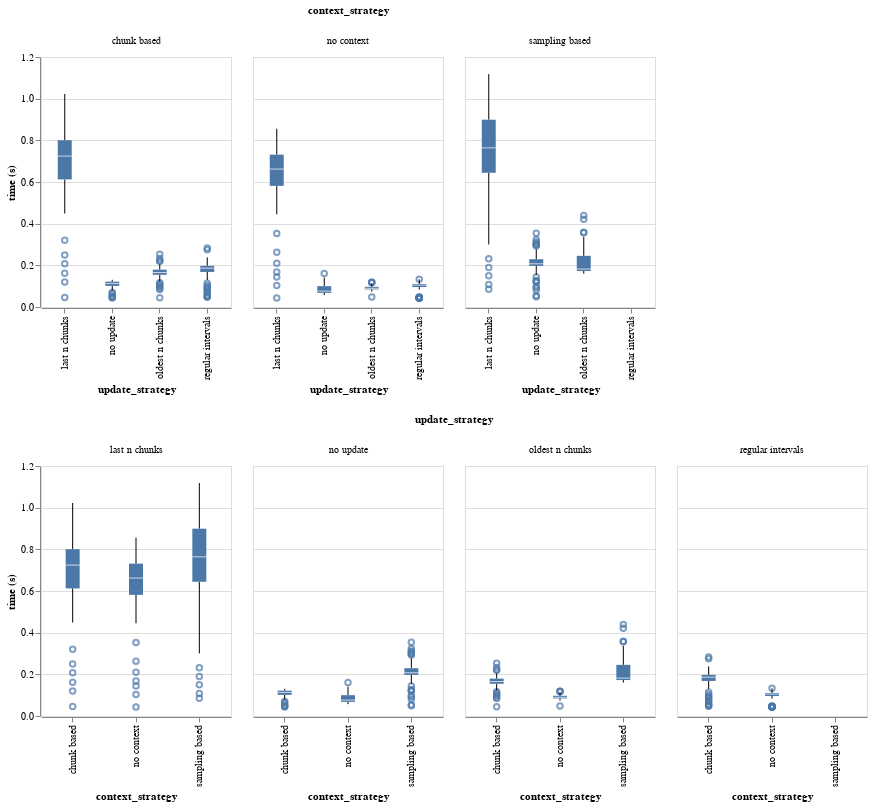

The code cell stored with this chart in its notebook:
### Markdown cell above
### Time per test case in boxplots

### Code cell
import altair as alt

charts = []

# load all data from the out directory into one dataframe and add a column that indicates the context
# and update strategies used in this particular use case
available_test_cases = os.listdir(f"{path}/times")
available_test_cases

all_doi_values_df = pd.DataFrame()

# build one big dataframe containing all doi scores and label each based on the strategies that were
# used to generate them
for c_strat in context_strategies:
  for u_strat in update_strategies:
    # check if that test case exists
    test_case = f"{c_strat[0]}-{u_strat[0]}.csv"
    if test_case not in available_test_cases:
      continue

    df = pd.read_csv(f"{path}/times/{test_case}")
    df["context_strategy"] = c_strat[0]
    df["update_strategy"] = u_strat[0]
    all_doi_values_df = all_doi_values_df.append(df)
    all_doi_values_df.reset_index(inplace=True, drop=True)

chart1 = alt.Chart(all_doi_values_df).mark_boxplot().encode(
  x="update_strategy:N",
  y={"field": "total_time", "type": "quantitative", "scale": {"type": "linear"}, "title": "time (s)"},
  column="context_strategy:N",
).properties(
  width=190,
  height=250
)

chart2 = alt.Chart(all_doi_values_df).mark_boxplot().encode(
  x="context_strategy:N",
  y={"field": "total_time", "type": "quantitative", "scale": {"type": "linear"}, "title": "time (s)"},
  column="update_strategy:N",
).properties(
  width=190,
  height=250
)

alt.vconcat(chart1, chart2)

### Figure 1 — Vega-Lite specification as saved in the notebook (floating-point values rounded to 4 significant figures; data arrays with more than 128 entries replaced by an {"elided": "..."} marker saying what was removed)
{"config": {"view": {"continuousWidth": 400, "continuousHeight": 300}}, "vconcat": [{"mark": "boxplot", "encoding": {"column": {"field": "context_strategy", "type": "nominal"}, "x": {"field": "update_strategy", "type": "nominal"}, "y": {"field": "total_time", "scale": {"type": "linear"}, "title": "time (s)", "type": "quantitative"}}, "height": 250, "width": 190}, {"mark": "boxplot", "encoding": {"column": {"field": "update_strategy", "type": "nominal"}, "x": {"field": "context_strategy", "type": "nominal"}, "y": {"field": "total_time", "scale": {"type": "linear"}, "title": "time (s)", "type": "quantitative"}}, "height": 250, "width": 190}], "data": {"name": "data-907b3a83233c67aa2e1c6bc8a3a2c481"}, "$schema": "https://vega.github.io/schema/vega-lite/v4.17.0.json", "datasets": {"data-907b3a83233c67aa2e1c6bc8a3a2c481": {"elided": "1100 records"}}}
